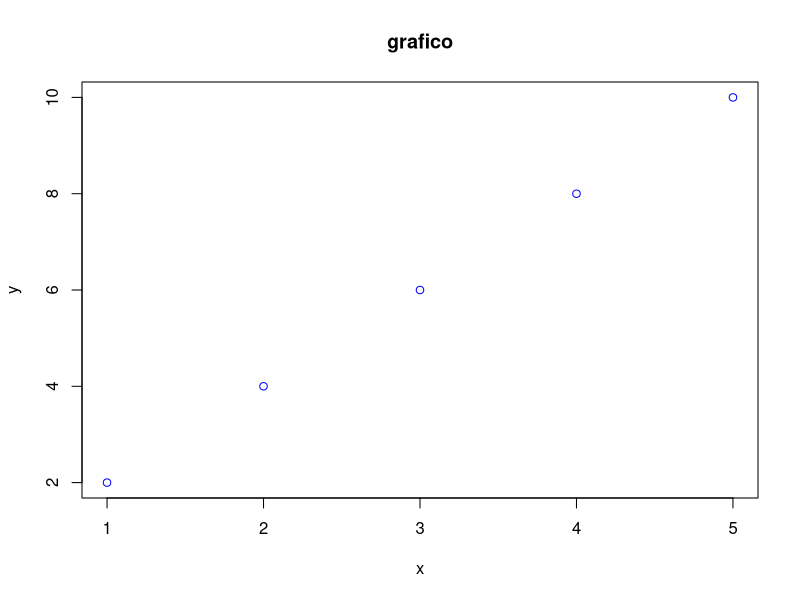

Recreate this plot in R.
# defino dos listas de números
x <- c(1, 2, 3, 4, 5)
y <- c(2, 4, 6, 8, 10)

# hago el grafico
plot(x, y, main = "grafico", col = "blue")
